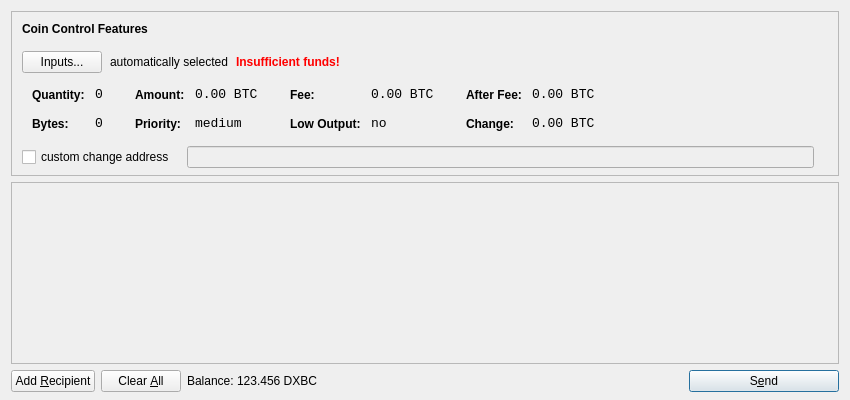
<?xml version="1.0" encoding="UTF-8"?>
<ui version="4.0">
 <class>SendCoinsDialog</class>
 <widget class="QDialog" name="SendCoinsDialog">
  <property name="geometry">
   <rect>
    <x>0</x>
    <y>0</y>
    <width>850</width>
    <height>400</height>
   </rect>
  </property>
  <property name="windowTitle">
   <string>Send Coins</string>
  </property>
  <layout class="QVBoxLayout" name="verticalLayout" stretch="0,1,0">
   <property name="bottomMargin">
    <number>8</number>
   </property>
   <item>
    <widget class="QFrame" name="frameCoinControl">
     <property name="sizePolicy">
      <sizepolicy hsizetype="Expanding" vsizetype="Expanding">
       <horstretch>0</horstretch>
       <verstretch>0</verstretch>
      </sizepolicy>
     </property>
     <property name="maximumSize">
      <size>
       <width>16777215</width>
       <height>16777215</height>
      </size>
     </property>
     <property name="frameShape">
      <enum>QFrame::StyledPanel</enum>
     </property>
     <property name="frameShadow">
      <enum>QFrame::Sunken</enum>
     </property>
     <layout class="QVBoxLayout" name="verticalLayoutCoinControl2">
      <property name="spacing">
       <number>-1</number>
      </property>
      <property name="leftMargin">
       <number>0</number>
      </property>
      <property name="topMargin">
       <number>0</number>
      </property>
      <property name="rightMargin">
       <number>0</number>
      </property>
      <property name="bottomMargin">
       <number>6</number>
      </property>
      <item>
       <layout class="QVBoxLayout" name="verticalLayoutCoinControl" stretch="0,0,0,0,1">
        <property name="spacing">
         <number>0</number>
        </property>
        <property name="leftMargin">
         <number>10</number>
        </property>
        <property name="topMargin">
         <number>10</number>
        </property>
        <item>
         <layout class="QHBoxLayout" name="horizontalLayoutCoinControl1">
          <property name="bottomMargin">
           <number>15</number>
          </property>
          <item>
           <widget class="QLabel" name="labelCoinControlFeatures">
            <property name="sizePolicy">
             <sizepolicy hsizetype="Preferred" vsizetype="Maximum">
              <horstretch>0</horstretch>
              <verstretch>0</verstretch>
             </sizepolicy>
            </property>
            <property name="font">
             <font>
              <weight>75</weight>
              <bold>true</bold>
             </font>
            </property>
            <property name="styleSheet">
             <string notr="true">font-weight:bold;</string>
            </property>
            <property name="text">
             <string>Coin Control Features</string>
            </property>
           </widget>
          </item>
         </layout>
        </item>
        <item>
         <layout class="QHBoxLayout" name="horizontalLayoutCoinControl2" stretch="0,0,0,0">
          <property name="spacing">
           <number>8</number>
          </property>
          <property name="bottomMargin">
           <number>10</number>
          </property>
          <item>
           <widget class="QPushButton" name="pushButtonCoinControl">
            <property name="styleSheet">
             <string notr="true"/>
            </property>
            <property name="text">
             <string>Inputs...</string>
            </property>
           </widget>
          </item>
          <item>
           <widget class="QLabel" name="labelCoinControlAutomaticallySelected">
            <property name="text">
             <string>automatically selected</string>
            </property>
            <property name="margin">
             <number>5</number>
            </property>
           </widget>
          </item>
          <item>
           <widget class="QLabel" name="labelCoinControlInsuffFunds">
            <property name="font">
             <font>
              <weight>75</weight>
              <bold>true</bold>
             </font>
            </property>
            <property name="styleSheet">
             <string notr="true">color:red;font-weight:bold;</string>
            </property>
            <property name="text">
             <string>Insufficient funds!</string>
            </property>
            <property name="margin">
             <number>5</number>
            </property>
           </widget>
          </item>
          <item>
           <spacer name="horizontalSpacerCoinControl">
            <property name="orientation">
             <enum>Qt::Horizontal</enum>
            </property>
            <property name="sizeHint" stdset="0">
             <size>
              <width>40</width>
              <height>1</height>
             </size>
            </property>
           </spacer>
          </item>
         </layout>
        </item>
        <item>
         <widget class="QWidget" name="widgetCoinControl" native="true">
          <property name="sizePolicy">
           <sizepolicy hsizetype="Preferred" vsizetype="Preferred">
            <horstretch>0</horstretch>
            <verstretch>0</verstretch>
           </sizepolicy>
          </property>
          <property name="minimumSize">
           <size>
            <width>0</width>
            <height>0</height>
           </size>
          </property>
          <property name="styleSheet">
           <string notr="true"/>
          </property>
          <layout class="QHBoxLayout" name="horizontalLayoutCoinControl5">
           <property name="margin">
            <number>0</number>
           </property>
           <item>
            <layout class="QHBoxLayout" name="horizontalLayoutCoinControl3" stretch="0,0,0,1">
             <property name="spacing">
              <number>20</number>
             </property>
             <property name="topMargin">
              <number>0</number>
             </property>
             <property name="bottomMargin">
              <number>10</number>
             </property>
             <item>
              <layout class="QFormLayout" name="formLayoutCoinControl1">
               <property name="horizontalSpacing">
                <number>10</number>
               </property>
               <property name="verticalSpacing">
                <number>14</number>
               </property>
               <property name="leftMargin">
                <number>10</number>
               </property>
               <property name="topMargin">
                <number>4</number>
               </property>
               <property name="rightMargin">
                <number>6</number>
               </property>
               <item row="0" column="0">
                <widget class="QLabel" name="labelCoinControlQuantityText">
                 <property name="styleSheet">
                  <string notr="true">font-weight:bold;</string>
                 </property>
                 <property name="text">
                  <string>Quantity:</string>
                 </property>
                 <property name="margin">
                  <number>0</number>
                 </property>
                </widget>
               </item>
               <item row="0" column="1">
                <widget class="QLabel" name="labelCoinControlQuantity">
                 <property name="font">
                  <font>
                   <family>Monospace</family>
                   <pointsize>10</pointsize>
                  </font>
                 </property>
                 <property name="cursor">
                  <cursorShape>IBeamCursor</cursorShape>
                 </property>
                 <property name="contextMenuPolicy">
                  <enum>Qt::ActionsContextMenu</enum>
                 </property>
                 <property name="text">
                  <string notr="true">0</string>
                 </property>
                 <property name="margin">
                  <number>0</number>
                 </property>
                 <property name="textInteractionFlags">
                  <set>Qt::LinksAccessibleByMouse|Qt::TextSelectableByKeyboard|Qt::TextSelectableByMouse</set>
                 </property>
                </widget>
               </item>
               <item row="1" column="0">
                <widget class="QLabel" name="labelCoinControlBytesText">
                 <property name="styleSheet">
                  <string notr="true">font-weight:bold;</string>
                 </property>
                 <property name="text">
                  <string>Bytes:</string>
                 </property>
                </widget>
               </item>
               <item row="1" column="1">
                <widget class="QLabel" name="labelCoinControlBytes">
                 <property name="font">
                  <font>
                   <family>Monospace</family>
                   <pointsize>10</pointsize>
                  </font>
                 </property>
                 <property name="cursor">
                  <cursorShape>IBeamCursor</cursorShape>
                 </property>
                 <property name="contextMenuPolicy">
                  <enum>Qt::ActionsContextMenu</enum>
                 </property>
                 <property name="text">
                  <string notr="true">0</string>
                 </property>
                 <property name="textInteractionFlags">
                  <set>Qt::LinksAccessibleByMouse|Qt::TextSelectableByKeyboard|Qt::TextSelectableByMouse</set>
                 </property>
                </widget>
               </item>
              </layout>
             </item>
             <item>
              <layout class="QFormLayout" name="formLayoutCoinControl2">
               <property name="horizontalSpacing">
                <number>10</number>
               </property>
               <property name="verticalSpacing">
                <number>14</number>
               </property>
               <property name="leftMargin">
                <number>6</number>
               </property>
               <property name="topMargin">
                <number>4</number>
               </property>
               <property name="rightMargin">
                <number>6</number>
               </property>
               <item row="0" column="0">
                <widget class="QLabel" name="labelCoinControlAmountText">
                 <property name="styleSheet">
                  <string notr="true">font-weight:bold;</string>
                 </property>
                 <property name="text">
                  <string>Amount:</string>
                 </property>
                 <property name="margin">
                  <number>0</number>
                 </property>
                </widget>
               </item>
               <item row="0" column="1">
                <widget class="QLabel" name="labelCoinControlAmount">
                 <property name="font">
                  <font>
                   <family>Monospace</family>
                   <pointsize>10</pointsize>
                  </font>
                 </property>
                 <property name="cursor">
                  <cursorShape>IBeamCursor</cursorShape>
                 </property>
                 <property name="contextMenuPolicy">
                  <enum>Qt::ActionsContextMenu</enum>
                 </property>
                 <property name="text">
                  <string notr="true">0.00 BTC</string>
                 </property>
                 <property name="textInteractionFlags">
                  <set>Qt::LinksAccessibleByMouse|Qt::TextSelectableByKeyboard|Qt::TextSelectableByMouse</set>
                 </property>
                </widget>
               </item>
               <item row="1" column="0">
                <widget class="QLabel" name="labelCoinControlPriorityText">
                 <property name="styleSheet">
                  <string notr="true">font-weight:bold;</string>
                 </property>
                 <property name="text">
                  <string>Priority:</string>
                 </property>
                </widget>
               </item>
               <item row="1" column="1">
                <widget class="QLabel" name="labelCoinControlPriority">
                 <property name="font">
                  <font>
                   <family>Monospace</family>
                   <pointsize>10</pointsize>
                  </font>
                 </property>
                 <property name="cursor">
                  <cursorShape>IBeamCursor</cursorShape>
                 </property>
                 <property name="contextMenuPolicy">
                  <enum>Qt::ActionsContextMenu</enum>
                 </property>
                 <property name="text">
                  <string>medium</string>
                 </property>
                 <property name="textInteractionFlags">
                  <set>Qt::LinksAccessibleByMouse|Qt::TextSelectableByKeyboard|Qt::TextSelectableByMouse</set>
                 </property>
                </widget>
               </item>
              </layout>
             </item>
             <item>
              <layout class="QFormLayout" name="formLayoutCoinControl3">
               <property name="horizontalSpacing">
                <number>10</number>
               </property>
               <property name="verticalSpacing">
                <number>14</number>
               </property>
               <property name="leftMargin">
                <number>6</number>
               </property>
               <property name="topMargin">
                <number>4</number>
               </property>
               <property name="rightMargin">
                <number>6</number>
               </property>
               <item row="0" column="0">
                <widget class="QLabel" name="labelCoinControlFeeText">
                 <property name="styleSheet">
                  <string notr="true">font-weight:bold;</string>
                 </property>
                 <property name="text">
                  <string>Fee:</string>
                 </property>
                 <property name="margin">
                  <number>0</number>
                 </property>
                </widget>
               </item>
               <item row="0" column="1">
                <widget class="QLabel" name="labelCoinControlFee">
                 <property name="font">
                  <font>
                   <family>Monospace</family>
                   <pointsize>10</pointsize>
                  </font>
                 </property>
                 <property name="cursor">
                  <cursorShape>IBeamCursor</cursorShape>
                 </property>
                 <property name="contextMenuPolicy">
                  <enum>Qt::ActionsContextMenu</enum>
                 </property>
                 <property name="text">
                  <string notr="true">0.00 BTC</string>
                 </property>
                 <property name="textInteractionFlags">
                  <set>Qt::LinksAccessibleByMouse|Qt::TextSelectableByKeyboard|Qt::TextSelectableByMouse</set>
                 </property>
                </widget>
               </item>
               <item row="1" column="0">
                <widget class="QLabel" name="labelCoinControlLowOutputText">
                 <property name="styleSheet">
                  <string notr="true">font-weight:bold;</string>
                 </property>
                 <property name="text">
                  <string>Low Output:</string>
                 </property>
                </widget>
               </item>
               <item row="1" column="1">
                <widget class="QLabel" name="labelCoinControlLowOutput">
                 <property name="font">
                  <font>
                   <family>Monospace</family>
                   <pointsize>10</pointsize>
                  </font>
                 </property>
                 <property name="cursor">
                  <cursorShape>IBeamCursor</cursorShape>
                 </property>
                 <property name="contextMenuPolicy">
                  <enum>Qt::ActionsContextMenu</enum>
                 </property>
                 <property name="text">
                  <string>no</string>
                 </property>
                 <property name="textInteractionFlags">
                  <set>Qt::LinksAccessibleByMouse|Qt::TextSelectableByKeyboard|Qt::TextSelectableByMouse</set>
                 </property>
                </widget>
               </item>
              </layout>
             </item>
             <item>
              <layout class="QFormLayout" name="formLayoutCoinControl4">
               <property name="horizontalSpacing">
                <number>10</number>
               </property>
               <property name="verticalSpacing">
                <number>14</number>
               </property>
               <property name="leftMargin">
                <number>6</number>
               </property>
               <property name="topMargin">
                <number>4</number>
               </property>
               <property name="rightMargin">
                <number>6</number>
               </property>
               <item row="0" column="0">
                <widget class="QLabel" name="labelCoinControlAfterFeeText">
                 <property name="styleSheet">
                  <string notr="true">font-weight:bold;</string>
                 </property>
                 <property name="text">
                  <string>After Fee:</string>
                 </property>
                 <property name="margin">
                  <number>0</number>
                 </property>
                </widget>
               </item>
               <item row="0" column="1">
                <widget class="QLabel" name="labelCoinControlAfterFee">
                 <property name="font">
                  <font>
                   <family>Monospace</family>
                   <pointsize>10</pointsize>
                  </font>
                 </property>
                 <property name="cursor">
                  <cursorShape>IBeamCursor</cursorShape>
                 </property>
                 <property name="contextMenuPolicy">
                  <enum>Qt::ActionsContextMenu</enum>
                 </property>
                 <property name="text">
                  <string notr="true">0.00 BTC</string>
                 </property>
                 <property name="textInteractionFlags">
                  <set>Qt::LinksAccessibleByMouse|Qt::TextSelectableByKeyboard|Qt::TextSelectableByMouse</set>
                 </property>
                </widget>
               </item>
               <item row="1" column="0">
                <widget class="QLabel" name="labelCoinControlChangeText">
                 <property name="styleSheet">
                  <string notr="true">font-weight:bold;</string>
                 </property>
                 <property name="text">
                  <string>Change:</string>
                 </property>
                </widget>
               </item>
               <item row="1" column="1">
                <widget class="QLabel" name="labelCoinControlChange">
                 <property name="font">
                  <font>
                   <family>Monospace</family>
                   <pointsize>10</pointsize>
                  </font>
                 </property>
                 <property name="cursor">
                  <cursorShape>IBeamCursor</cursorShape>
                 </property>
                 <property name="contextMenuPolicy">
                  <enum>Qt::ActionsContextMenu</enum>
                 </property>
                 <property name="text">
                  <string notr="true">0.00 BTC</string>
                 </property>
                 <property name="textInteractionFlags">
                  <set>Qt::LinksAccessibleByMouse|Qt::TextSelectableByKeyboard|Qt::TextSelectableByMouse</set>
                 </property>
                </widget>
               </item>
              </layout>
             </item>
            </layout>
           </item>
          </layout>
         </widget>
        </item>
        <item>
         <layout class="QHBoxLayout" name="horizontalLayoutCoinControl4" stretch="0,0,0">
          <property name="spacing">
           <number>12</number>
          </property>
          <property name="sizeConstraint">
           <enum>QLayout::SetDefaultConstraint</enum>
          </property>
          <property name="topMargin">
           <number>5</number>
          </property>
          <property name="rightMargin">
           <number>5</number>
          </property>
          <item>
           <widget class="QCheckBox" name="checkBoxCoinControlChange">
            <property name="text">
             <string>custom change address</string>
            </property>
           </widget>
          </item>
          <item>
           <widget class="QLineEdit" name="lineEditCoinControlChange">
            <property name="enabled">
             <bool>false</bool>
            </property>
            <property name="sizePolicy">
             <sizepolicy hsizetype="Expanding" vsizetype="Fixed">
              <horstretch>0</horstretch>
              <verstretch>0</verstretch>
             </sizepolicy>
            </property>
           </widget>
          </item>
          <item>
           <widget class="QLabel" name="labelCoinControlChangeLabel">
            <property name="sizePolicy">
             <sizepolicy hsizetype="Preferred" vsizetype="Expanding">
              <horstretch>0</horstretch>
              <verstretch>0</verstretch>
             </sizepolicy>
            </property>
            <property name="minimumSize">
             <size>
              <width>0</width>
              <height>0</height>
             </size>
            </property>
            <property name="text">
             <string/>
            </property>
            <property name="margin">
             <number>3</number>
            </property>
           </widget>
          </item>
         </layout>
        </item>
        <item>
         <spacer name="verticalSpacerCoinControl">
          <property name="orientation">
           <enum>Qt::Vertical</enum>
          </property>
          <property name="sizeHint" stdset="0">
           <size>
            <width>800</width>
            <height>1</height>
           </size>
          </property>
         </spacer>
        </item>
       </layout>
      </item>
     </layout>
    </widget>
   </item>
   <item>
    <widget class="QScrollArea" name="scrollArea">
     <property name="widgetResizable">
      <bool>true</bool>
     </property>
     <widget class="QWidget" name="scrollAreaWidgetContents">
      <property name="geometry">
       <rect>
        <x>0</x>
        <y>0</y>
        <width>830</width>
        <height>165</height>
       </rect>
      </property>
      <layout class="QVBoxLayout" name="verticalLayout_2">
       <property name="margin">
        <number>0</number>
       </property>
       <item>
        <layout class="QVBoxLayout" name="entries">
         <property name="spacing">
          <number>6</number>
         </property>
        </layout>
       </item>
       <item>
        <spacer name="verticalSpacer">
         <property name="orientation">
          <enum>Qt::Vertical</enum>
         </property>
         <property name="sizeHint" stdset="0">
          <size>
           <width>20</width>
           <height>40</height>
          </size>
         </property>
        </spacer>
       </item>
      </layout>
     </widget>
    </widget>
   </item>
   <item>
    <layout class="QHBoxLayout" name="horizontalLayout">
     <item>
      <widget class="QPushButton" name="addButton">
       <property name="toolTip">
        <string>Send to multiple recipients at once</string>
       </property>
       <property name="text">
        <string>Add &amp;Recipient</string>
       </property>
       <property name="icon">
        <iconset resource="../bitcoin.qrc">
         <normaloff>:/icons/add</normaloff>:/icons/add</iconset>
       </property>
       <property name="autoDefault">
        <bool>false</bool>
       </property>
      </widget>
     </item>
     <item>
      <widget class="QPushButton" name="clearButton">
       <property name="sizePolicy">
        <sizepolicy hsizetype="Minimum" vsizetype="Fixed">
         <horstretch>0</horstretch>
         <verstretch>0</verstretch>
        </sizepolicy>
       </property>
       <property name="toolTip">
        <string>Remove all transaction fields</string>
       </property>
       <property name="text">
        <string>Clear &amp;All</string>
       </property>
       <property name="icon">
        <iconset resource="../bitcoin.qrc">
         <normaloff>:/icons/remove</normaloff>:/icons/remove</iconset>
       </property>
       <property name="autoRepeatDelay">
        <number>300</number>
       </property>
       <property name="autoDefault">
        <bool>false</bool>
       </property>
      </widget>
     </item>
     <item>
      <layout class="QHBoxLayout" name="horizontalLayout_2">
       <property name="spacing">
        <number>3</number>
       </property>
       <item>
        <widget class="QLabel" name="label">
         <property name="text">
          <string>Balance:</string>
         </property>
        </widget>
       </item>
       <item>
        <widget class="QLabel" name="labelBalance">
         <property name="cursor">
          <cursorShape>IBeamCursor</cursorShape>
         </property>
         <property name="text">
          <string>123.456 DXBC</string>
         </property>
         <property name="textInteractionFlags">
          <set>Qt::LinksAccessibleByMouse|Qt::TextSelectableByKeyboard|Qt::TextSelectableByMouse</set>
         </property>
        </widget>
       </item>
      </layout>
     </item>
     <item>
      <spacer name="horizontalSpacer">
       <property name="orientation">
        <enum>Qt::Horizontal</enum>
       </property>
       <property name="sizeHint" stdset="0">
        <size>
         <width>40</width>
         <height>20</height>
        </size>
       </property>
      </spacer>
     </item>
     <item>
      <widget class="QPushButton" name="sendButton">
       <property name="minimumSize">
        <size>
         <width>150</width>
         <height>0</height>
        </size>
       </property>
       <property name="toolTip">
        <string>Confirm the send action</string>
       </property>
       <property name="text">
        <string>S&amp;end</string>
       </property>
       <property name="icon">
        <iconset resource="../bitcoin.qrc">
         <normaloff>:/icons/send</normaloff>:/icons/send</iconset>
       </property>
       <property name="default">
        <bool>true</bool>
       </property>
      </widget>
     </item>
    </layout>
   </item>
  </layout>
 </widget>
 <resources>
  <include location="../bitcoin.qrc"/>
 </resources>
 <connections/>
</ui>
